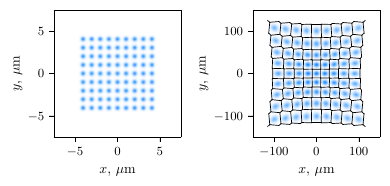

The Python source for this figure:
import numpy as np
import matplotlib.pyplot as plt
plt.style.use('thesis.mplstyle')
from colors import red, blue, uBlues
from scipy.spatial import Voronoi


n_grid = 4
n_grid_full = 2 * n_grid + 1
grid_step = 1

scale = 20
shift2 = -(2 * np.pi / scale) * 0.2 * 0
Lq1 = (n_grid+5) * grid_step
Lq2 = (n_grid+5) * grid_step * scale

data = np.load("../data/mwm/data.npz")
xfc, yfc, xfc2, yfc2 = data['xfc'], data['yfc'], data['xfc2'], data['yfc2']
hist_i, hist_f, hist_f_normal = data['hist_i'], data['hist_f'], data['hist_f_normal']

vor = Voronoi(np.column_stack([xfc, yfc]))

fig, (ax1, ax2) = plt.subplots(1, 2, figsize=(4, 2))

ax1.imshow(hist_i, extent=(-Lq1, Lq1, -Lq1, Lq1), vmin=0, vmax=np.percentile(hist_i.flatten(), 99.9), cmap=uBlues)            

lim = 160
for (p1, p2), (v1, v2) in zip(vor.ridge_points, vor.ridge_vertices):
    if v1 >= 0 and v2 >= 0:
        mask = np.abs(np.concatenate((vor.vertices[v1],vor.vertices[v2]))) < lim
        if mask.all():
            ax2.plot(*zip(vor.vertices[v1], vor.vertices[v2]), c='k', lw=0.5)

ax2.imshow(hist_f, extent=(-Lq2, Lq2, -Lq2, Lq2), vmin=0, vmax=np.percentile(hist_f.flatten(), 99.9), cmap=uBlues)            

xlim = 150
ylim = 150
ax1.set_xlim(-xlim/scale,xlim/scale)
ax1.set_ylim(-ylim/scale,ylim/scale)
ax2.set_xlim(-xlim,xlim)
ax2.set_ylim(-ylim,ylim)

for ax in (ax1, ax2):
	ax.set_xlabel(r'$x$, $\mu$m')
	ax.set_ylabel(r'$y$, $\mu$m')

plt.tight_layout()
for i in range(2):
    for j, ax in enumerate((ax1, ax2)):
        ax.set_visible(i == j)
    plt.savefig(f"mwm-{i+1}.pdf", bbox_inches='tight')
# plt.savefig("mwm.pdf", bbox_inches='tight')
plt.close()